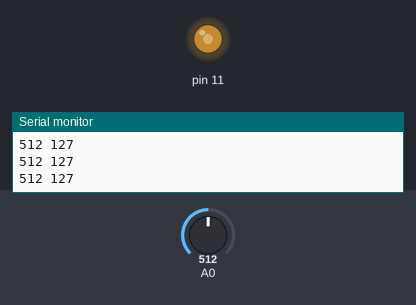
Recording of a sketch running on a simulated Arduino Uno, built with avr-gcc and run on an emulated ATmega328P. On the bench: output pins drawn as LEDs (lit = HIGH), the last lines printed to the serial monitor. The inputs (shaded band) are chosen by the test bench; at power-on: A0 = 512.

Above: at 1.2 s.
1.3 s: A0 set to 716
At 2.2 s:
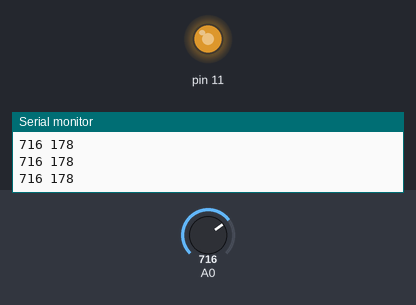
2.9 s: A0 set to 900
At 3.6 s:
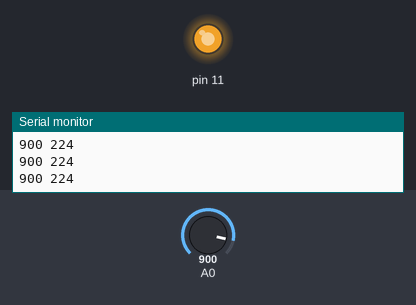
4.5 s: A0 set to 122
At 4.9 s:
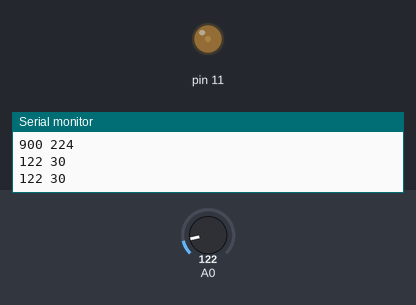
6.1 s: A0 set to 0
At 7.4 s:
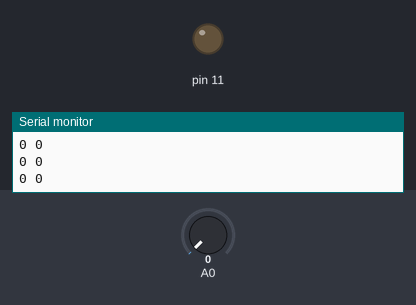
7.7 s: A0 set to 511
At 8.8 s:
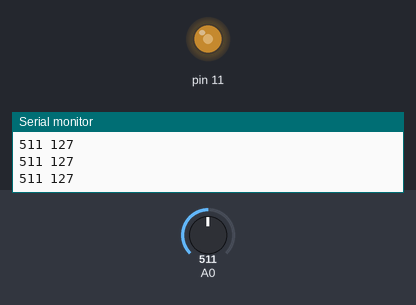
Timing chart, 0 to 10.3 s (numbered marks = the images above; inputs shaded):
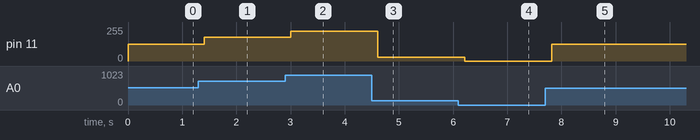

The sketch:

test_2.ino
```cpp
int x,y;
void setup() {
  Serial.begin(9600);
  // put your setup code here, to run once:

}

void loop() {
 x=analogRead(0);         //0-1023
 y=map(x,0,1023,0,255);   //y=x/1023*255
 analogWrite(11,y);       //0-255
 Serial.print(x); Serial.print(" "); Serial.println(y);
 delay(200);
}
```

Measured:
- after the input at 1.3 s, pin 11: 127/255 → 178/255 after 0.10 s
- after the input at 2.9 s, pin 11: 178/255 → 224/255 after 0.11 s
- after the input at 4.5 s, pin 11: 224/255 → 30/255 after 0.11 s
- after the input at 6.1 s, pin 11: 30/255 → 0/255 after 0.12 s
- after the input at 7.7 s, pin 11: 0/255 → 127/255 after 0.12 s
